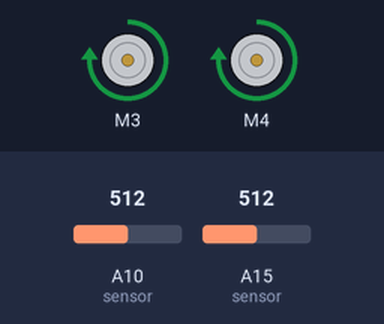
A sketch run on a simulated Arduino Mega 2560, built with avr-gcc and run on an emulated ATmega2560. Parts: 2 × DC motor (green arrow = forward, orange = backward, longer = faster). The test bench sets the inputs (shaded band); at power-on: A10 (sensor) = 512, A15 (sensor) = 512.

Above: at 1.2 s.
1.3 s: A10 (sensor) set to 122
At 2.5 s:
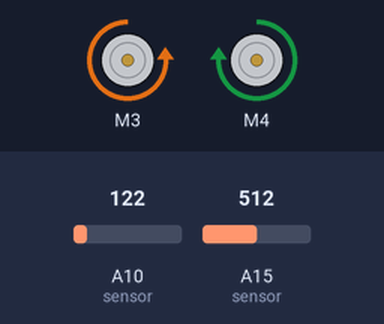
2.8 s: A10 (sensor) set to 306
At 3.8 s:
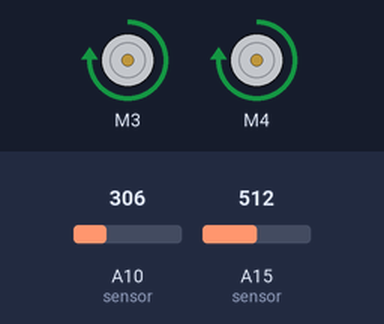
4.3 s: A15 (sensor) set to 122
At 4.9 s:
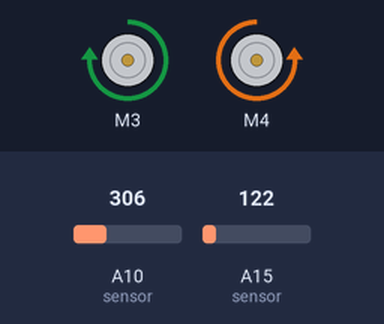
5.8 s: A15 (sensor) set to 306
At 6.1 s:
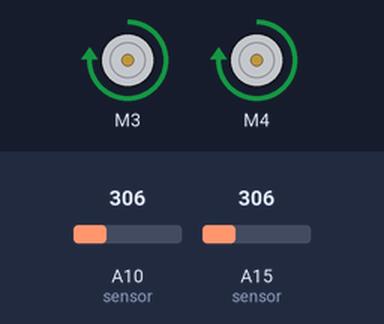
Timing chart, 0 to 8.3 s (numbered marks = the images above; inputs shaded):
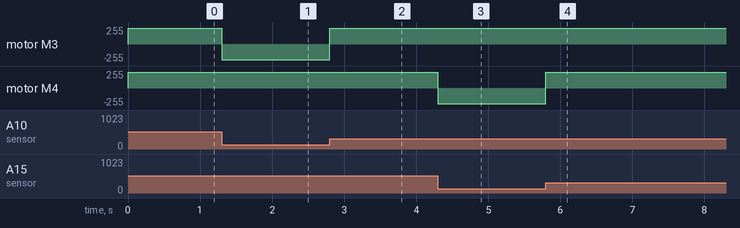

Measured:
- after the input at 1.3 s, motor M3: forward 235/255 → backward 235/255 at once
- after the input at 2.8 s, motor M3: backward 235/255 → forward 235/255 at once
- after the input at 4.3 s, motor M4: forward 235/255 → backward 235/255 at once
- after the input at 5.8 s, motor M4: backward 235/255 → forward 235/255 at once

The sketch:

DoisExtremosSeguindoLinha27-06.ino
```cpp
#include <AFMotor.h>
AF_DCMotor  motor[] = {3,4}; // 0 é Esquerdo e 1 é Direito


void setup()
{
  //Seta a velocidade inicial do motor
    motor[0].setSpeed(235); // Motor Esquerdo
    motor[1].setSpeed(235); // Motor Direita
  Serial.begin(9600); // Chama o Monitor Serial
  pinMode(2, INPUT);

}

void loop()
{
  int leftSensor = analogRead(A15); //sensor esquerdo
  int rightSensor = analogRead(A10); //sensor direito
  int valorSensor = 300;
  int valorSensorEsq = 300;

  if (leftSensor < valorSensorEsq && rightSensor < valorSensor) { // Seguidor de Linha
    motor[0].run(FORWARD);
    motor[1].run(FORWARD);
  } else if (leftSensor > valorSensorEsq && rightSensor < valorSensor) { //
    motor[0].run(BACKWARD);
    motor[1].run(FORWARD);
  } else if (leftSensor < valorSensorEsq && rightSensor > valorSensor) {
    motor[0].run(FORWARD);
    motor[1].run(BACKWARD);
  } else if (leftSensor > valorSensorEsq && rightSensor > valorSensor) {
    motor[0].run(FORWARD);
    motor[1].run(FORWARD);
  } else {
    motor[0].run(RELEASE);
    motor[1].run(RELEASE);
  }
}
```
